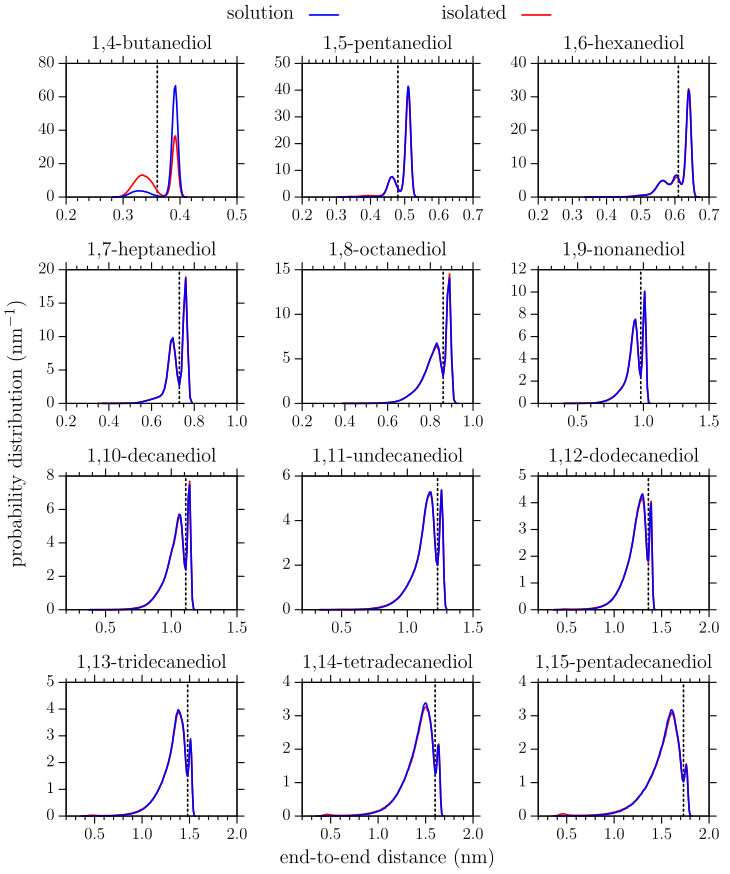

Source code (gnuplot):
reset
#end to end distance distribution function ( butane decane pentadecane)
set style line 1 lt 8 lc rgb "black" lw 2
set linestyle 1 lc rgb "black" lw 4
set linestyle 2 lc rgb "forest-green" lw 4

set linestyle 3 lc rgb "red" lw 4
set linestyle 4 lc rgb "red" lw 3
set linestyle 5 lc rgb "red" lw 3
set linestyle 6 lc rgb "dark-red" lw 5

set linestyle 7 lc rgb "blue" lw 3
set linestyle 8 lc rgb "blue" lw 3
set linestyle 9 lc rgb "blue" lw 3 dt (1,1)
set linestyle 10 lc rgb "midnight-blue" lw 5 dt 3

set linestyle 10 lw 1 pt 4 ps 0.9 lc rgb "midnight-blue"

set terminal tikz createstyle color size 180mm,210mm
set output "figureS4_plt.tex"

set border lw 2
set key nobox
set key maxrows 1 outside center top vertical width 2 font ",15" samplen 2 spacing 2.5
set margin 7,2,2,4

#set format y "%.2f"
set format x "%.1f"
set ytics 20 offset 1,0 
set tics font ",13" out
set xtics 0.1
set mxtics 5
set xrange[0.2:0.5]
#set yrange[0:0.2]
set multiplot layout 4,3  spacing 0.2
set ylabel "probability distribution ($\\text{nm}^{-1}$)" font ",15" offset -1,-25

set arrow from 0.36,0 to 0.36,80 nohead lw 3 dt (1,2) lc rgb "black"
set title "1,4-butanediol" font ",15" offset 0,-0.5
plot "04diol/01_solu/300.00/hist.dat" u 1:($2/2000) w l lw 3 lc rgb "red" title "isolated" at 0.7,1,\
     "04diol/02_soln/hist.dat" u 1:($2/2000) w l lw 3 lc rgb "blue" title "solution" at 0.4,1

unset arrow
unset ylabel
set arrow from 0.48,0 to 0.48,50 nohead lw 3 dt (1,2) lc rgb "black"
set xrange[0.2:0.7]
#set yrange[0:50]
set ytics 10
set title "1,5-pentanediol" font ",15" offset 0,-0.5
plot "05diol/01_solu/300.00/hist.dat" u 1:($2/2000) w l lw 3 lc rgb "red" notitle,\
     "05diol/02_soln/hist.dat" u 1:($2/2000) w l lw 3 lc rgb "blue" notitle

unset arrow
unset xlabel
unset ylabel
set arrow from 0.61,0 to 0.61,40 nohead lw 3 dt (1,2) lc rgb "black"
set xrange[0.2:0.7]
set title "1,6-hexanediol" font ",15" offset 0,-0.5
plot "06diol/01_solu/300.00/hist.dat" u 1:($2/2000) w l lw 3 lc rgb "red" notitle,\
     "06diol/02_soln/hist.dat" u 1:($2/2000) w l lw 3 lc rgb "blue" notitle

unset arrow
unset xlabel
unset ylabel 
set xrange[0.2:1]
#set yrange[0:20]
set xtics 0.2
set ytics 5
set mxtics 4
set arrow from 0.73,0 to 0.73,20 nohead lw 3 dt (1,2) lc rgb "black"
set title "1,7-heptanediol" font ",15" offset 0,-0.5
set xrange[0.2:1]
plot "07diol/01_solu/300.00/hist.dat" u 1:($2/10000) w l lw 3 lc rgb "red" notitle,\
     "07diol/02_soln/hist.dat" u 1:($2/10000) w l lw 3 lc rgb "blue" notitle

unset arrow 
unset xlabel
unset ylabel
set arrow from 0.86,0 to 0.86,15 nohead lw 3 dt (1,2) lc rgb "black"
set title "1,8-octanediol" font ",15" offset 0,-0.5
#set yrange[0:15]
plot "08diol/01_solu/300.00/hist.dat" u 1:($2/10000) w l lw 3 lc rgb "red" notitle,\
     "08diol/02_soln/hist.dat" u 1:($2/10000) w l lw 3 lc rgb "blue" notitle

unset arrow 
unset label
set xrange[0.2:1.5]
#set yrange[0:12]
set ytics 2
set xtics 0.5
set mxtics 5
set arrow from 0.98,0 to 0.98,12 nohead lw 3 dt (1,2) lc rgb "black"
set title "1,9-nonanediol" font ",15" offset 0,-0.5
plot "09diol/01_solu/300.00/hist.dat" u 1:($2/10000) w l lw 3 lc rgb "red" notitle,\
     "09diol/02_soln/hist.dat" u 1:($2/10000) w l lw 3 lc rgb "blue" notitle

unset arrow 
unset label
#set yrange[0:8]
set ytics 2
set arrow from 1.11,0 to 1.11,8 nohead lw 3 dt (1,2) lc rgb "black"
set title "1,10-decanediol" font ",15" offset 0,-0.5
set xrange[0.2:1.5]
plot "10diol/01_solu/300.00/hist.dat" u 1:($2/10000) w l lw 3 lc rgb "red" notitle,\
     "10diol/02_soln/hist.dat" u 1:($2/10000) w l lw 3 lc rgb "blue" notitle

unset arrow 
unset label
set arrow from 1.23,0 to 1.23,6 nohead lw 3 dt (1,2) lc rgb "black"
set title "1,11-undecanediol" font ",15" offset 0,-0.5
plot "11diol/01_solu/300.00/hist.dat" u 1:($2/10000) w l lw 3 lc rgb "red" notitle,\
     "11diol/02_soln/hist.dat" u 1:($2/10000) w l lw 3 lc rgb "blue" notitle

unset arrow 
unset label
#set yrange[0:5]
set xrange[0.2:2]
set ytics 1
set arrow from 1.36,0 to 1.36,5 nohead lw 3 dt (1,2) lc rgb "black"
set title "1,12-dodecanediol" font ",15" offset 0,-0.5
plot "12diol/01_solu/300.00/hist.dat" u 1:($2/10000) w l lw 3 lc rgb "red" notitle,\
     "12diol/02_soln/hist.dat" u 1:($2/10000) w l lw 3 lc rgb "blue" notitle

unset arrow
unset label 
set yrange [0:5]
set arrow from 1.48,0 to 1.48,5 nohead lw 3 dt (1,2) lc rgb "black"
set title "1,13-tridecanediol" font ",15" offset 0,-0.5
plot "13diol/01_solu/300.00/hist.dat" u 1:($2/10000) w l lw 3 lc rgb "red" notitle,\
     "13diol/02_soln/hist.dat" u 1:($2/10000) w l lw 3 lc rgb "blue" notitle

unset arrow
unset label 
set yrange[0:4]
set xlabel "end-to-end distance (nm)" offset 0,-0.5 font ",15"
set arrow from 1.6,0 to 1.6,4 nohead lw 3 dt (1,2) lc rgb "black"
set title "1,14-tetradecanediol" font ",15" offset 0,-0.5
plot "14diol/01_solu/300.00/hist.dat" u 1:($2/10000) w l lw 3 lc rgb "red" notitle,\
     "14diol/02_soln/hist.dat" u 1:($2/10000) w l lw 3 lc rgb "blue" notitle

unset arrow
unset xlabel 
set arrow from 1.73,0 to 1.73,4 nohead lw 3 dt (1,2) lc rgb "black"
set title "1,15-pentadecanediol" font ",15" offset 0,-0.5
plot "15diol/01_solu/300.00/hist.dat" u 1:($2/10000) w l lw 3 lc rgb "red" notitle,\
     "15diol/02_soln/hist.dat" u 1:($2/10000) w l lw 3 lc rgb "blue" notitle
